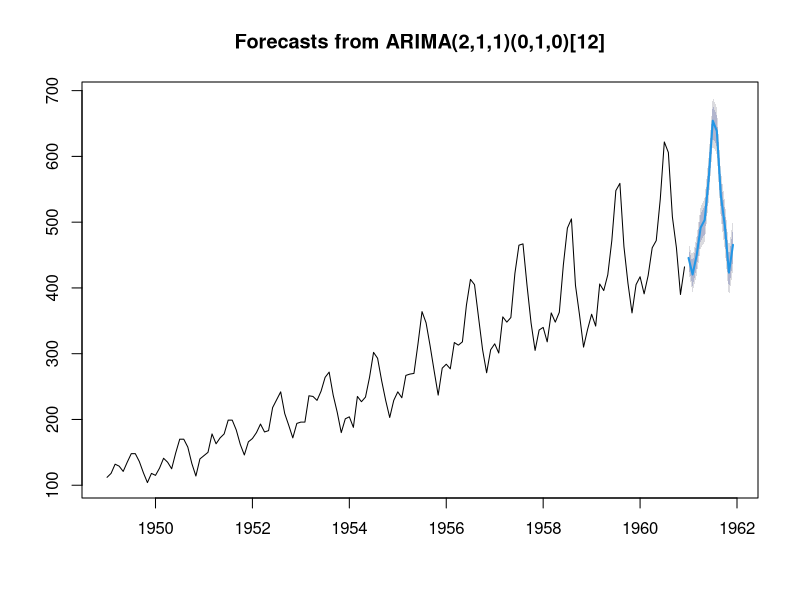

The R source for this figure:
AirPassengers

mean(AirPassengers)

mean(window(AirPassengers, start=c(1960, 1), end=c(1960, 12)))

install.packages("forecast")
library(forecast)

mediamovel = ma(AirPassengers, order=12)
mediamovel 

previsao = forecast(mediamovel, h=12)
previsao

arima = auto.arima(AirPassengers)
arima


previsao1 = forecast(arima, h=12)
previsao1

plot(previsao1)